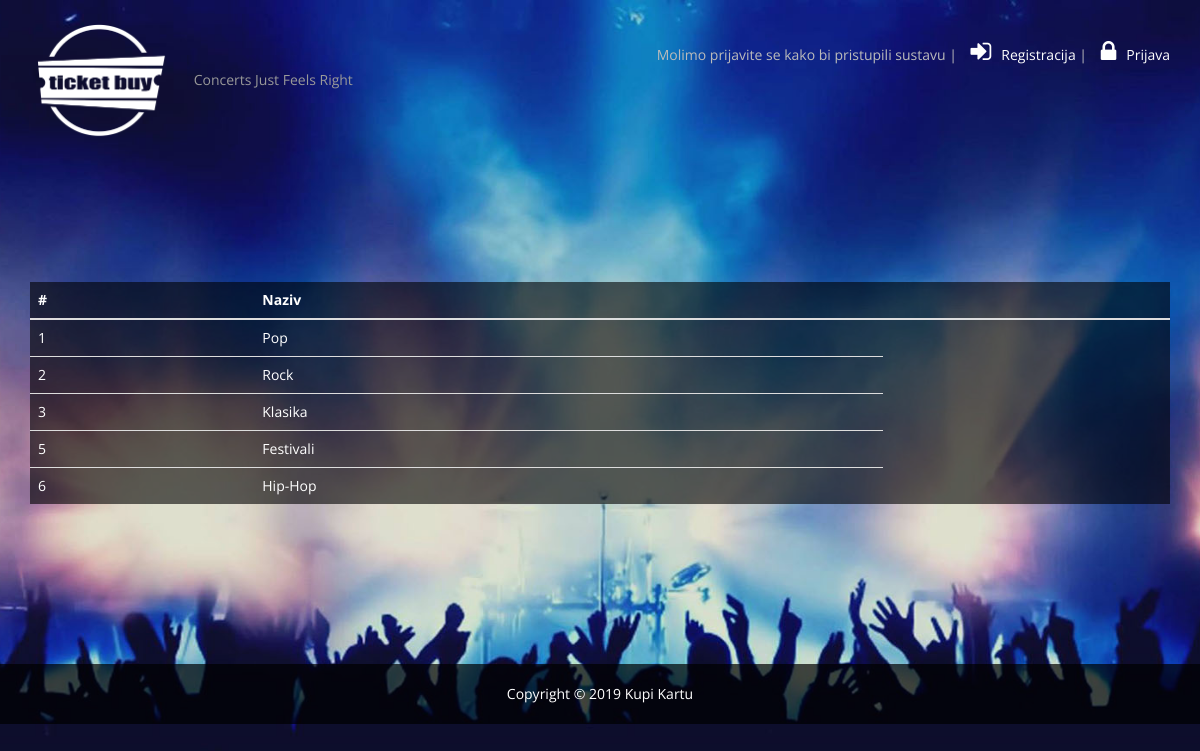
Page /glazba_pregled.php on the committed database.
### tables this page shows
CREATE TABLE `glazba` (
  `id_glazba` int(20) NOT NULL,
  `naziv_glazbe` varchar(45) NOT NULL
);

### glazba_pregled.php (the view, shortened to what this page needs)
<?php
require 'zaglavlje.php';
try
{
    $dbh = new PDO('mysql:host=' . DB_HOST . ';dbname=' . DB_DATABASE, DB_USERNAME, DB_PASSWORD, [
        PDO::ATTR_ERRMODE => PDO::ERRMODE_EXCEPTION,
        PDO::ATTR_DEFAULT_FETCH_MODE => PDO::FETCH_ASSOC
    ]);
	$stmt = $dbh->prepare('SELECT * FROM glazba');
    $stmt->execute();
    $zanrovi = $stmt->fetchAll();
}
catch (PDOException $e)
{
    http_response_code(500);
    die($e->getMessage());
}
?>
<br><br><br><br><br><br><br>
<div class="container">
	<table class="table table-reflow">
	  <thead>
		<tr>
		  <th>#</th>
		  <th>Naziv</th>
		  <th></th>
		  <th></th>
		</tr>
	  </thead>
	  <tbody>
    <?php if(count($zanrovi)): ?>
        <?php foreach($zanrovi as $zanr): ?>
            <tr>
                <td><?php echo $zanr['id_glazba']; ?></td>
                <td><?php echo $zanr['naziv_glazbe']; ?></td>
            </tr>
        <?php endforeach; ?>
    <?php else: ?>
        <td colspan="6">Nema žanrova u bazi</td>
    <?php endif; ?>
  </tbody>
	</table>
</div>
<br><br><br><br><br><br><br>
<?php require 'podnozje.php'; ?>

### css/style.css (style rules this page uses)
body { background: url(../images/background.jpg) no-repeat; background-attachment: fixed; background-size: cover; background-position: 50% 50%; background-color: #0D0E2C; font-family: 'Open Sans', sans-serif; }
.table-reflow { background-color: rgba(0, 0, 0, 0.6); color: #ffffff; border:2px; padding: 0; border-radius: 0; }

### rows in the picture
glazba: id_glazba "1", naziv_glazbe "Pop"
glazba: id_glazba "2", naziv_glazbe "Rock"
glazba: id_glazba "3", naziv_glazbe "Klasika"
glazba: id_glazba "5", naziv_glazbe "Festivali"
glazba: id_glazba "6", naziv_glazbe "Hip-Hop"
